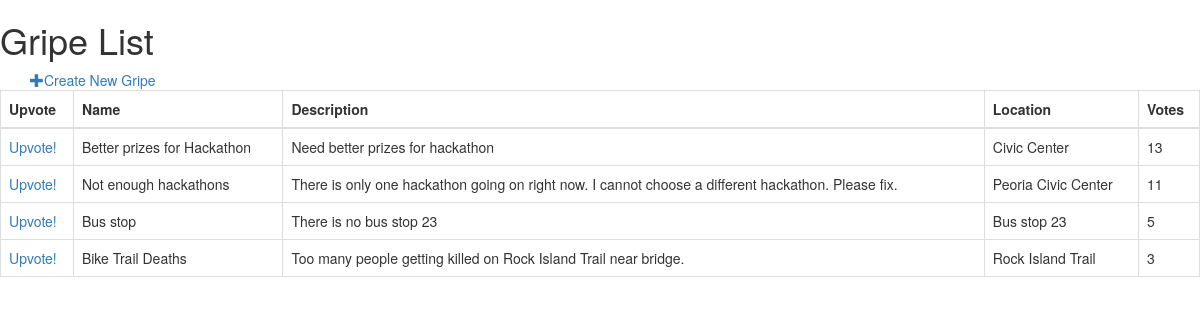
Page /peoria/gripe/ on the committed database.
### peoria/models.py (models this page shows, shortened)
class Gripe(models.Model):
    name = models.CharField(max_length=100)
    location = models.CharField(max_length=100)
    description = models.TextField()
    votes = models.IntegerField(default=0)
    class Meta:
        ordering = ['-votes']

### peoria/views.py (the view)
class GripeList(generic.ListView):
    template_name = 'peoria/gripe-list.html'
    context_object_name = 'gripe_list'
    def get_queryset(self):
        return Gripe.objects.all()

### peoria/templates/peoria/gripe-list.html
{% extends 'peoria/base.html' %}
{%  block body %}
    <h1>Gripe List</h1>
<div class="container">
        <a href="{% url 'peoria:gripe-create' %}">
        <span class="glyphicon glyphicon-plus"></span>Create New Gripe
    </a>
</div>
    <table class="table table-bordered">
        <thead>
            <tr>
                <th>Upvote</th>
                <th>Name</th>
                <th>Description</th>
                <th>Location</th>
                <th>Votes</th>
            </tr>
        </thead>
        <tbody>
            {% for gripe in gripe_list %}
                <tr>
                    <td>
<a href = "{%  url 'peoria:gripe-upvote' gripe.pk %}">Upvote!</a>
                    </td>
                    <td>{{ gripe.name }}</td>
                    <td>{{ gripe.description }}</td>
                    <td>{{ gripe.location }}</td>
                    <td>{{ gripe.votes }}</td>
                </tr>
            {% endfor %}
        </tbody>
    </table>
{% endblock %}

### rows in the picture
Gripe: name "Better prizes for Hackathon", description "Need better prizes for hackathon", location "Civic Center", votes "13"
Gripe: name "Not enough hackathons", description "There is only one hackathon going on right now. I cannot choose a different hackathon. Please fix.", location "Peoria Civic Center", votes "11"
Gripe: name "Bus stop", description "There is no bus stop 23", location "Bus stop 23", votes "5"
Gripe: name "Bike Trail Deaths", description "Too many people getting killed on Rock Island Trail near bridge.", location "Rock Island Trail", votes "3"
